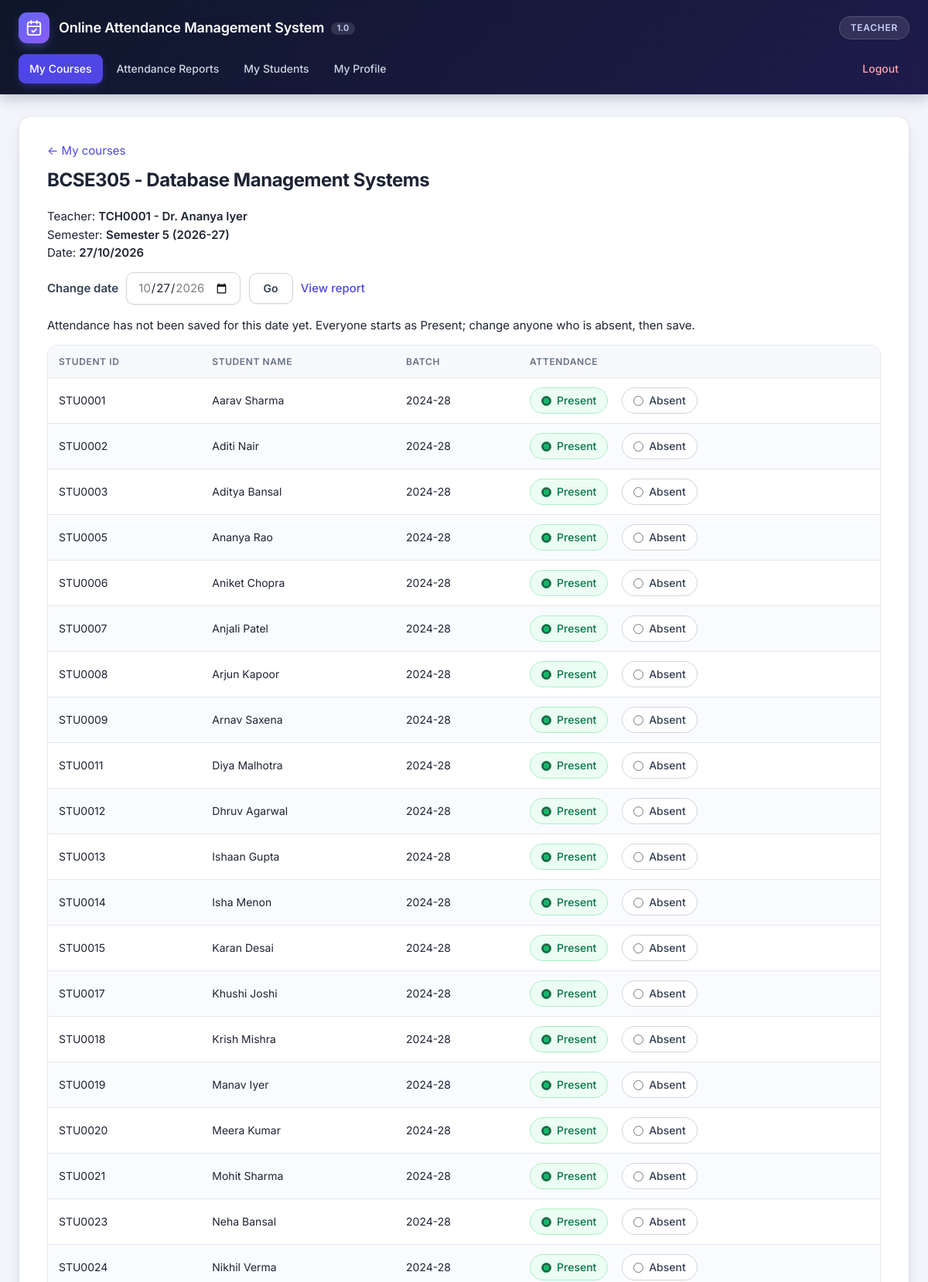
The app's page /teacher/course.php?course_id=1 (signed in, upper part) with its own data.
### tables this page shows
CREATE TABLE `courses` (
  `course_id` int NOT NULL AUTO_INCREMENT,
  `course_code` varchar(30) NOT NULL,
  `course_name` varchar(255) NOT NULL,
  `credits` tinyint unsigned DEFAULT NULL,
  `department` varchar(100) NOT NULL DEFAULT '',
  `sem_id` int NOT NULL,
  `status` varchar(10) NOT NULL DEFAULT 'active',
  PRIMARY KEY (`course_id`),
  UNIQUE KEY `uq_course_sem` (`course_code`,`sem_id`),
  KEY `idx_courses_sem` (`sem_id`),
  CONSTRAINT `fk_courses_sem` FOREIGN KEY (`sem_id`) REFERENCES `semesters` (`sem_id`)
);

CREATE TABLE `semesters` (
  `sem_id` int NOT NULL AUTO_INCREMENT,
  `academic_year` varchar(9) NOT NULL,
  `semester_no` tinyint unsigned NOT NULL,
  `is_current` tinyint(1) NOT NULL DEFAULT 0,
  PRIMARY KEY (`sem_id`),
  UNIQUE KEY `uq_semester` (`academic_year`,`semester_no`)
);

CREATE TABLE `students` (
  `st_id` int NOT NULL AUTO_INCREMENT,
  `student_code` varchar(20) NOT NULL,
  `st_name` varchar(255) NOT NULL,
  `st_dept` varchar(255) NOT NULL,
  `st_batch` varchar(255) NOT NULL,
  `st_sem` varchar(255) NOT NULL,
  `st_email` varchar(255) NOT NULL,
  `st_phone` varchar(30) DEFAULT NULL,
  `is_active` tinyint(1) NOT NULL DEFAULT 1,
  PRIMARY KEY (`st_id`),
  UNIQUE KEY `uq_student_code` (`student_code`)
);

### helpers.php (called while the page is built, shortened)
<?php
function e(mixed $value): string
{
    return htmlspecialchars((string) $value, ENT_QUOTES | ENT_SUBSTITUTE, 'UTF-8');
}
function get_int(string $key): ?int
{
    $value = $_GET[$key] ?? null;
    return is_string($value) && ctype_digit($value) ? (int) $value : null;
}
function valid_date(string $date): bool
{
    $dt = DateTimeImmutable::createFromFormat('!Y-m-d', $date);
    return $dt !== false && $dt->format('Y-m-d') === $date;
}
function display_date(string $isoDate): string
{
    return date('d/m/Y', strtotime($isoDate));
}

### data.php (called while the page is built, shortened)
<?php
function load_account(PDO $pdo, int $id): ?array
{
    $stmt = $pdo->prepare(
        'SELECT a.id, a.username, a.type AS role, a.is_active, a.fname, a.email, a.phone, a.st_id, a.tc_id,
                s.student_code, s.st_name, s.is_active AS st_active,
                t.teacher_code, t.tc_name, t.is_active AS tc_active
         FROM admininfo a
         LEFT JOIN students s ON s.st_id = a.st_id
         LEFT JOIN teachers t ON t.tc_id = a.tc_id
         WHERE a.id = ?'
    );
    $stmt->execute([$id]);
    $row = $stmt->fetch();
    $row['id']    = (int) $row['id'];
    $row['st_id'] = $row['st_id'] === null ? null : (int) $row['st_id'];
    $row['tc_id'] = $row['tc_id'] === null ? null : (int) $row['tc_id'];
    $row['name']  = match ($row['role']) {
        'student' => (string) $row['st_name'],
        'teacher' => (string) $row['tc_name'],
        default   => (string) $row['fname'],
    };
    $row['code'] = match ($row['role']) {
        'student' => (string) $row['student_code'],
        'teacher' => (string) $row['teacher_code'],
        default   => (string) $row['username'],
    };
    return $row;
}
function account_problem(array $a): ?string
{
    return null;
}
function require_login(PDO $pdo, string $role, string $loginUrl = '../index.php'): array
{
    $id = $_SESSION['uid'] ?? null;
    $account = is_int($id) ? load_account($pdo, $id) : null;
    return $account;
}
function current_semester(PDO $pdo): ?array
{
    $row = $pdo->query('SELECT * FROM semesters WHERE is_current = 1 ORDER BY sem_id DESC LIMIT 1')->fetch();
    return $row === false ? null : $row;
}
function semester_label(array $s): string
{
    return $s['academic_year'] === 'Legacy'
        ? 'Legacy (before v2 upgrade)'
        : 'Semester ' . $s['semester_no'] . ' (' . $s['academic_year'] . ')';
}
function teacher_course(PDO $pdo, int $tcId, int $courseId): ?array
{
    $stmt = $pdo->prepare(
        'SELECT c.*, sm.academic_year, sm.semester_no, sm.is_current
         FROM teacher_courses tc
         JOIN courses c ON c.course_id = tc.course_id
         JOIN semesters sm ON sm.sem_id = c.sem_id
         WHERE tc.tc_id = ? AND tc.course_id = ?'
    );
    $stmt->execute([$tcId, $courseId]);
    $row = $stmt->fetch();
    return $row === false ? null : $row;
}
function course_roster(PDO $pdo, int $courseId): array
{
    $stmt = $pdo->prepare(
        'SELECT s.st_id, s.student_code, s.st_name, s.st_dept, s.st_batch
         FROM student_courses sc JOIN students s ON s.st_id = sc.st_id
         WHERE sc.course_id = ? AND s.is_active = 1
         ORDER BY s.student_code'
    );
    $stmt->execute([$courseId]);
    return $stmt->fetchAll();
}

### teacher/course.php (the view, shortened to what this page needs)
<?php
require_once __DIR__ . '/connect.php';
$me  = require_login($pdo, 'teacher');
$sem = current_semester($pdo);
$courseId = get_int('course_id') ?? post_int('course_id');
$course   = $courseId === null ? null : teacher_course($pdo, $me['tc_id'], $courseId);
$cid = (int) $course['course_id'];
$markable = $sem !== null && (int) $course['sem_id'] === (int) $sem['sem_id'] && $course['status'] === 'active';
$today    = date('Y-m-d');
$earliest = date('Y-m-d', strtotime('-' . ATTENDANCE_EDIT_DAYS . ' days'));
$date     = $_POST['date'] ?? $_GET['date'] ?? $today;
$date     = is_string($date) && valid_date($date) ? $date : $today;
$editable = $markable && $date <= $today && $date >= $earliest;
$roster = course_roster($pdo, $cid);
$saved  = [];
?>
<p><a href="index.php">&larr; My courses</a></p>
<h3><?= e($course['course_code']) ?> - <?= e($course['course_name']) ?></h3>
<p>
  Teacher: <strong><?= e($me['code']) ?> - <?= e($me['name']) ?></strong><br>
  Semester: <strong><?= e(semester_label($course)) ?></strong><br>
  Date: <strong><?= e(display_date($date)) ?></strong>
</p>
<form method="get" class="form-inline" style="margin-bottom:15px">
  <label>Change date </label>
  <input type="date" name="date" value="<?= e($date) ?>" max="<?= e($today) ?>" min="<?= e($earliest) ?>" class="form-control">
  <button class="btn btn-default" type="submit">Go</button>
  <a href="report.php?course_id=<?= e($cid) ?>">View report</a>
</form>
<?php if (!$markable): ?>
  <p class="msg-err">This course is not active in the current semester, so attendance is view-only.</p>
<?php elseif (!$editable): ?>
  <p class="msg-err">Attendance can only be marked for today or the last <?= e(ATTENDANCE_EDIT_DAYS) ?> days.</p>
<?php elseif ($saved === [] && $roster !== []): ?>
  <p>Attendance has not been saved for this date yet. Everyone starts as Present; change anyone who is absent, then save.</p>
<?php endif; ?>
<form method="post">
  <table class="table table-striped">
    <thead><tr><th>Student ID</th><th>Student Name</th><th>Batch</th><th>Attendance</th></tr></thead>
    <tbody>
      <?php foreach ($roster as $s): $stId = (int) $s['st_id']; $current = $saved[$stId] ?? 'Present'; ?>
        <tr>
          <td><?= e($s['student_code']) ?></td>
          <td><?= e($s['st_name']) ?></td>
          <td><?= e($s['st_batch']) ?></td>
          <td>
            <label style="font-weight:normal"><input type="radio" name="status[<?= $stId ?>]" value="Present" <?= $current === 'Present' ? 'checked' : '' ?> <?= $editable ? '' : 'disabled' ?>> Present</label>
            <label style="font-weight:normal"><input type="radio" name="status[<?= $stId ?>]" value="Absent" <?= $current === 'Absent' ? 'checked' : '' ?> <?= $editable ? '' : 'disabled' ?>> Absent</label>
          </td>
        </tr>
      <?php endforeach; ?>
    </tbody>
  </table>
</form>

### css/main.css (style rules this page uses)
:root { --bg: #f3f5fb; --card: #ffffff; --ink: #1d2433; --ink-soft: #344054; --muted: #667085; --line: #e4e7ee; --line-strong: #d0d5dd; --brand: #4f46e5; --brand-dark: #4338ca; --brand-soft: #eef0ff; --ok: #067647; --ok-bg: #ecfdf3; --ok-line: #abefc6; --err: #b42318; --err-bg: #fef3f2; --err-line: #fecdca; --warn: #b54708; --warn-bg: #fffaeb; --warn-line: #fedf89; --header-1: #0f172a; --header-2: #1e1b4b; --radius: 12px; --shadow-sm: 0 1px 2px rgba(16, 24, 40, .06); --shadow-md: 0 10px 30px -12px rgba(16, 24, 40, .18), 0 2px 6px rgba(16, 24, 40, .05); --font: "Inter", system-ui, -apple-system, "Segoe UI", Roboto, "Helvetica Neue", Arial, sans-serif; }
* { box-sizing: border-box; }
html { -webkit-text-size-adjust: 100%; }
body { margin: 0; font-family: var(--font); font-size: 15px; line-height: 1.55; color: var(--ink); background: var(--bg); -webkit-font-smoothing: antialiased; }
p { font-size: 15px; margin: 0 0 14px; }
strong, b { font-weight: 600; }
a { color: var(--brand); text-decoration: none; }
h1, h2, h3, h4, h5 { font-family: var(--font); color: var(--ink); }
.content h3 { margin: 0 0 22px; font-size: 24px; font-weight: 700; letter-spacing: -.02em; }
.content > :last-child { margin-bottom: 0; }
.table { width: 100%; max-width: 100%; margin: 0 0 22px; border-collapse: separate; border-spacing: 0; background: #fff; border: 1px solid var(--line); border-radius: var(--radius); overflow: hidden; font-size: 14px; }
.table > thead > tr > th { padding: 12px 14px; font-size: 12px; font-weight: 600; letter-spacing: .05em; text-transform: uppercase; color: var(--muted); text-align: left; white-space: nowrap; background: #f8f9fc; border-top: 0; border-bottom: 1px solid var(--line); vertical-align: middle; }
.table > tbody > tr > td, .table > tbody > tr > th { padding: 12px 14px; vertical-align: middle; color: var(--ink); border-top: 1px solid var(--line); }
.table > tbody > tr > td { white-space: nowrap; }
.table > tbody > tr:first-child > td, .table > tbody > tr:first-child > th { border-top: 0; }
.table-striped > tbody > tr:nth-of-type(odd) { background: #fff; }
.table-striped > tbody > tr:nth-of-type(even) { background: #fafbfe; }
.btn, .btn:hover, .btn:focus, .btn:active { text-shadow: none; background-image: none !important; filter: none; }
.btn { display: inline-block; padding: 9px 18px; font-family: var(--font); font-size: 14px; font-weight: 600; line-height: 1.4; border-radius: 10px; border: 1px solid transparent; box-shadow: none; transition: background-color .15s, border-color .15s, box-shadow .15s, transform .05s; }
.btn-default, .btn-default:focus { color: var(--ink-soft); background-color: #fff; border-color: var(--line-strong); box-shadow: var(--shadow-sm); }
label { font-weight: 600; color: var(--ink-soft); }
.form-control { height: 42px; padding: 8px 14px; font-family: var(--font); font-size: 15px; color: var(--ink); background-color: #fff; border: 1px solid var(--line-strong); border-radius: 10px; box-shadow: var(--shadow-sm); transition: border-color .15s, box-shadow .15s; }
.form-control::placeholder { color: #98a2b3; }
input[type="radio"], input[type="checkbox"] { accent-color: var(--brand); }
.form-inline { margin-bottom: 20px; }
.form-inline > * { vertical-align: middle; }
.form-inline label { margin: 0 6px 0 0; }
.form-inline .form-control, .form-inline select { margin-right: 6px; }
.form-inline a { margin-left: 6px; font-weight: 500; }
.table td label { display: inline-flex; align-items: center; gap: 7px; margin: 0 6px 0 0; padding: 6px 14px; font-size: 14px; font-weight: 500 !important; color: var(--ink-soft); background: #fff; border: 1px solid var(--line-strong); border-radius: 999px; cursor: pointer; transition: background .15s, border-color .15s, color .15s; }
.table td label input { margin: 0; }
.table td label input[value="Present"] { accent-color: #12b76a; }
.table td label input[value="Absent"] { accent-color: #f04438; }
.table td label:has(input[value="Present"]:checked) { color: var(--ok); background: var(--ok-bg); border-color: var(--ok-line); }

### records on screen
courses: course_code "BCSE305", course_name "Database Management Systems", sem.semester_no "Semester 5 (2026-27)"
students: student_code "STU0001", st_name "Aarav Sharma", st_batch "2024-28", st_id "☑ Present", st_id "☐ Absent"
students: student_code "STU0002", st_name "Aditi Nair", st_batch "2024-28", st_id "☑ Present", st_id "☐ Absent"
students: student_code "STU0003", st_name "Aditya Bansal", st_batch "2024-28", st_id "☑ Present", st_id "☐ Absent"
students: student_code "STU0005", st_name "Ananya Rao", st_batch "2024-28", st_id "☑ Present", st_id "☐ Absent"
students: student_code "STU0006", st_name "Aniket Chopra", st_batch "2024-28", st_id "☑ Present", st_id "☐ Absent"
students: student_code "STU0007", st_name "Anjali Patel", st_batch "2024-28", st_id "☑ Present", st_id "☐ Absent"
students: student_code "STU0008", st_name "Arjun Kapoor", st_batch "2024-28", st_id "☑ Present", st_id "☐ Absent"
students: student_code "STU0009", st_name "Arnav Saxena", st_batch "2024-28", st_id "☑ Present", st_id "☐ Absent"
students: student_code "STU0011", st_name "Diya Malhotra", st_batch "2024-28", st_id "☑ Present", st_id "☐ Absent"
students: student_code "STU0012", st_name "Dhruv Agarwal", st_batch "2024-28", st_id "☑ Present", st_id "☐ Absent"
students: student_code "STU0013", st_name "Ishaan Gupta", st_batch "2024-28", st_id "☑ Present", st_id "☐ Absent"
students: student_code "STU0014", st_name "Isha Menon", st_batch "2024-28", st_id "☑ Present", st_id "☐ Absent"
students: student_code "STU0015", st_name "Karan Desai", st_batch "2024-28", st_id "☑ Present", st_id "☐ Absent"
students: student_code "STU0017", st_name "Khushi Joshi", st_batch "2024-28", st_id "☑ Present", st_id "☐ Absent"
students: student_code "STU0018", st_name "Krish Mishra", st_batch "2024-28", st_id "☑ Present", st_id "☐ Absent"
students: student_code "STU0019", st_name "Manav Iyer", st_batch "2024-28", st_id "☑ Present", st_id "☐ Absent"
students: student_code "STU0020", st_name "Meera Kumar", st_batch "2024-28", st_id "☑ Present", st_id "☐ Absent"
students: student_code "STU0021", st_name "Mohit Sharma", st_batch "2024-28", st_id "☑ Present", st_id "☐ Absent"
students: student_code "STU0023", st_name "Neha Bansal", st_batch "2024-28", st_id "☑ Present", st_id "☐ Absent"
students: student_code "STU0024", st_name "Nikhil Verma", st_batch "2024-28", st_id "☑ Present", st_id "☐ Absent"

### other values on screen
$role "TEACHER"
$label "My Courses"
$label "Attendance Reports"
$label "My Students"
$label "My Profile"
$label "Logout"
$me['code'] "TCH0001"
$me['name'] "Dr. Ananya Iyer"
display_date($date) "27/10/2026"
